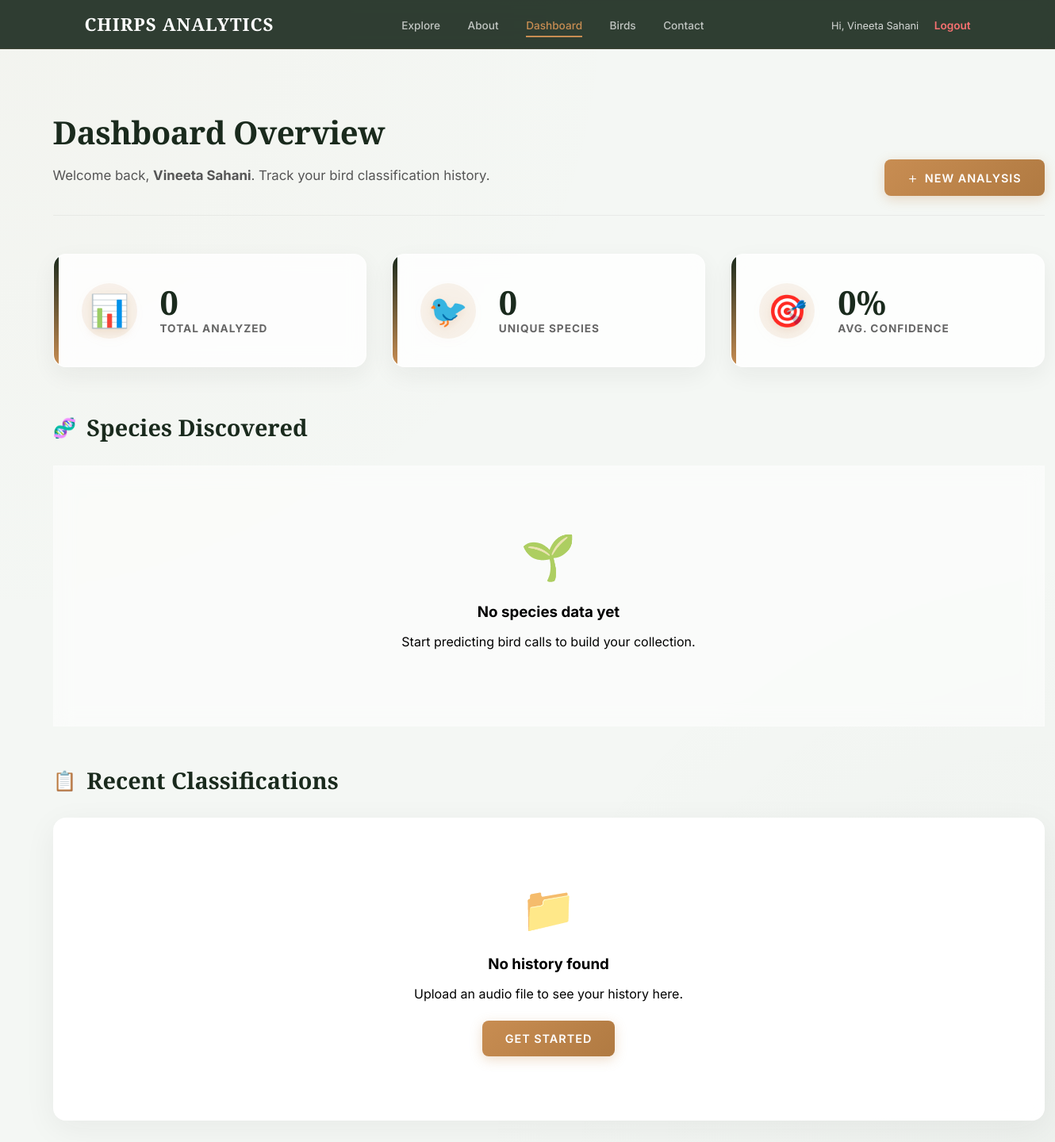
Page /dashboard (signed in) on the earlier database version.
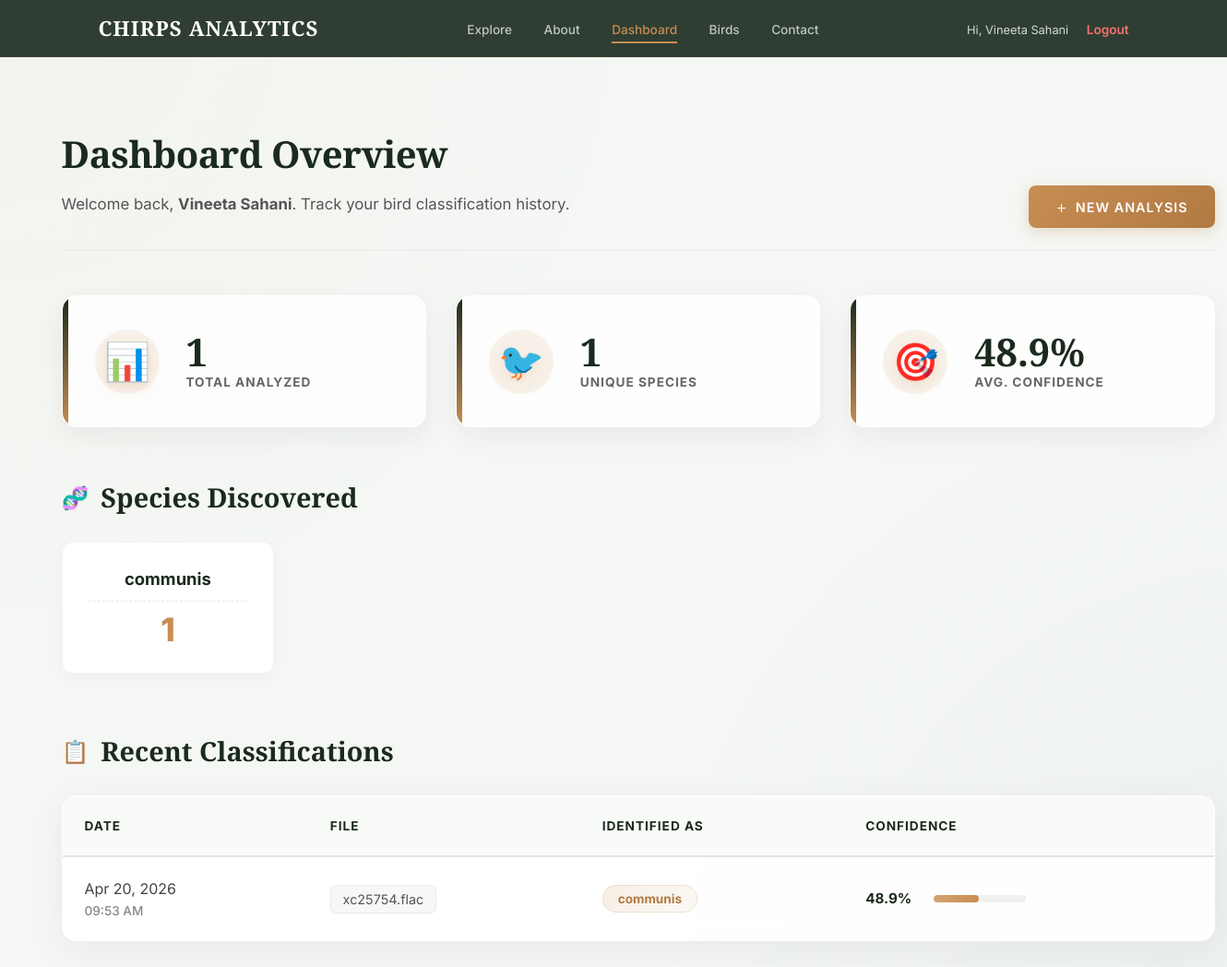
Same page on the later database version.
### app.py (models this page shows)
class Classification(db.Model):
    id = db.Column(db.Integer, primary_key=True)
    user_id = db.Column(db.Integer, db.ForeignKey('user.id'), nullable=False)
    filename = db.Column(db.String(100), nullable=False)
    predicted_species = db.Column(db.String(100), nullable=False)
    confidence = db.Column(db.Float, nullable=False)
    timestamp = db.Column(db.DateTime, default=datetime.utcnow)
    user = db.relationship('User', backref=db.backref('classifications', lazy=True))

### app.py (the view)
@app.route('/dashboard')
@login_required
def dashboard():
    user_classifications = Classification.query.filter_by(user_id=session['user_id']).order_by(Classification.timestamp.desc()).all()
    total_count = len(user_classifications)
    unique_species = len(set(c.predicted_species for c in user_classifications))
    avg_confidence = sum(c.confidence for c in user_classifications) / total_count if total_count > 0 else 0
    species_counts = {}
    for c in user_classifications:
        species_counts[c.predicted_species] = species_counts.get(c.predicted_species, 0) + 1
    return render_template('dashboard.html',
                           classifications=user_classifications,
                           total_count=total_count,
                           unique_species=unique_species,
                           avg_confidence=round(avg_confidence, 1),
                           species_counts=species_counts)

### app.py (called while the page is built)
def login_required(f):
    @wraps(f)
    def decorated(*args, **kwargs):
        if 'user_id' not in session:
            flash('Please login to access this page', 'error')
            return redirect(url_for('login'))
        return f(*args, **kwargs)
    return decorated

### templates/dashboard.html (shortened to what this page needs)
{% extends "layout.html" %}
{% block content %}
<div class="dashboard-page">
    <div class="dashboard-header">
        <div>
            <h1 class="dashboard-title">Dashboard Overview</h1>
            <p class="dashboard-subtitle">Welcome back, <strong>{{ session.get('user_name', 'Explorer') }}</strong>. Track your bird classification history.</p>
        </div>
        <a href="{{ url_for('classification') }}" class="btn-new">
            <span>+</span> New Analysis
        </a>
    </div>
    <div class="stats-grid">
        <div class="stat-card glass">
            <div class="stat-icon">📊</div>
            <div class="stat-info">
                <div class="stat-value">{{ total_count|default(0) }}</div>
                <div class="stat-label">Total Analyzed</div>
            </div>
        </div>
        <div class="stat-card glass">
            <div class="stat-icon">🐦</div>
            <div class="stat-info">
                <div class="stat-value">{{ unique_species|default(0) }}</div>
                <div class="stat-label">Unique Species</div>
            </div>
        </div>
        <div class="stat-card glass">
            <div class="stat-icon">🎯</div>
            <div class="stat-info">
                <div class="stat-value">{{ (avg_confidence|default(0))|round(1) }}%</div>
                <div class="stat-label">Avg. Confidence</div>
            </div>
        </div>
    </div>
    <h2 class="section-heading"><span>🧬</span> Species Discovered</h2>
    {% if species_counts %}
    <div class="species-grid">
        {% for species, count in species_counts.items() %}
        <div class="species-card">
            <div class="species-name">{{ species }}</div>
            <div class="species-count">{{ count }}</div>
        </div>
        {% endfor %}
    </div>
    {% else %}
    <div class="glass empty-state" style="margin-bottom: 3rem; border-radius: var(--radius-lg);">
        <div class="empty-icon">🌱</div>
        <h3 style="margin-bottom: 0.5rem;">No species data yet</h3>
        <p style="color: var(--text-muted);">Start predicting bird calls to build your collection.</p>
    </div>
    {% endif %}
    <h2 class="section-heading"><span>📋</span> Recent Classifications</h2>
    <div class="history-card glass">
        {% if classifications %}
        <div class="table-responsive">
            <table>
                <thead>
                    <tr>
                        <th>Date</th>
                        <th>File</th>
                        <th>Identified As</th>
                        <th>Confidence</th>
                    </tr>
                </thead>
                <tbody>
                    {% for c in classifications %}
                    <tr>
                        <td>
                            <div>{{ c.timestamp.strftime('%b %d, %Y') if c.timestamp else 'N/A' }}</div>
                            <div class="date-time">{{ c.timestamp.strftime('%I:%M %p') if c.timestamp else '' }}</div>
                        </td>
                        <td><span class="filename">{{ c.filename }}</span></td>
                        <td><span class="badge">{{ c.predicted_species }}</span></td>
                        <td>
                            <div class="conf-cell">
                                <span class="conf-value">{{ c.confidence|round(1) }}%</span>
                                <div class="conf-track">
                                    <div class="conf-fill" style="width: {{ c.confidence }}%;"></div>
                                </div>
                            </div>
                        </td>
                    </tr>
                    {% endfor %}
                </tbody>
            </table>
        </div>
        {% else %}
        <div class="empty-state">
            <div class="empty-icon">📁</div>
            <h3 style="margin-bottom: 0.5rem;">No history found</h3>
            <p style="color: var(--text-muted); margin-bottom: 1.5rem;">Upload an audio file to see your history here.</p>
            <a href="{{ url_for('classification') }}" class="btn-new">Get Started</a>
        </div>
        {% endif %}
    </div>
</div>
{% endblock %}

### templates/layout.html (shortened to what this page needs)
<!DOCTYPE html>
<html lang="en">
<head>
</head>
<body>
    <nav>
        <a href="/" class="logo">CHIRPS ANALYTICS</a>
        <div class="nav-links">
            <a href="/" class="{{ 'active' if request.path == '/' else '' }}">Explore</a>
            <a href="/about" class="{{ 'active' if request.path == '/about' else '' }}">About</a>
            {% if session.get('user_id') %}
                <a href="/dashboard" class="{{ 'active' if request.path == '/dashboard' else '' }}">Dashboard</a>
            {% endif %}
            <a href="/birds" class="{{ 'active' if request.path == '/birds' else '' }}">Birds</a>
            <a href="/contact" class="{{ 'active' if request.path == '/contact' else '' }}">Contact</a>
        </div>
        <div class="nav-auth">
            {% if session.get('user_id') %}
                <span style="color: white; font-size: 0.8rem; margin-right: 15px; opacity: 0.8;">Hi, {{ session.get('user_name') }}</span>
                <a href="/logout" style="color: #f87171; text-decoration: none; font-size: 0.85rem; font-weight: 600;">Logout</a>
            {% else %}
                <a href="/login" class="{{ 'active' if request.path == '/login' else '' }}" style="color: white; text-decoration: none; margin-right: 20px; font-size: 0.85rem;">Log in</a>
                <a href="/register" class="btn-nav-gold">Join Now</a>
            {% endif %}
        </div>
    </nav>
    <main>{% block content %}{% endblock %}</main>
</body>
</html>

### templates/layout.html (style rules this page uses)
:root { --forest: #1a2a1d; --gold: #c88d52; --white: #f4f7f4; }
body { margin: 0; font-family: 'Inter', sans-serif; background: var(--white); overflow-x: hidden; }
nav { display: flex; justify-content: space-between; align-items: center; padding: 15px 8%; background: rgba(26, 42, 29, 0.9); position: fixed; width: 100%; top: 0; z-index: 1000; box-sizing: border-box; backdrop-filter: blur(10px); border-bottom: 1px solid rgba(200, 141, 82, 0.1); }
.logo { font-family: 'Playfair Display', serif; color: white; font-size: 1.4rem; text-decoration: none; font-weight: 700; letter-spacing: 1px; }
.nav-links a { color: rgba(255,255,255,0.7); text-decoration: none; margin: 0 15px; font-size: 0.85rem; font-weight: 500; transition: 0.3s; }
.nav-links a:hover, .nav-links a.active { color: white; }
.nav-links a.active { border-bottom: 2px solid var(--gold); padding-bottom: 5px; color: var(--gold); }
.glass { background: rgba(255, 255, 255, 0.85); backdrop-filter: blur(12px); -webkit-backdrop-filter: blur(12px); border: 1px solid rgba(255, 255, 255, 0.3); }

Differences in the rows shown:
added Classification: predicted_species "communis", count "1", timestamp "Apr 20, 2026", timestamp "09:53 AM", filename "xc25754.flac", confidence "48.9"
Other differences:
{{ total_count|default(0) }}: "0" → "1"
{{ unique_species|default(0) }}: "0" → "1"
{{ (avg_confidence|default(0))|round(1) }}: "0" → "48.9"
text no longer shown: "🌱 No species data yet Start predicting bird calls to build your collection. 📁 No history found Upload an audio file to see your history here. GET STARTED"
text now shown: "DATE FILE IDENTIFIED AS CONFIDENCE"
